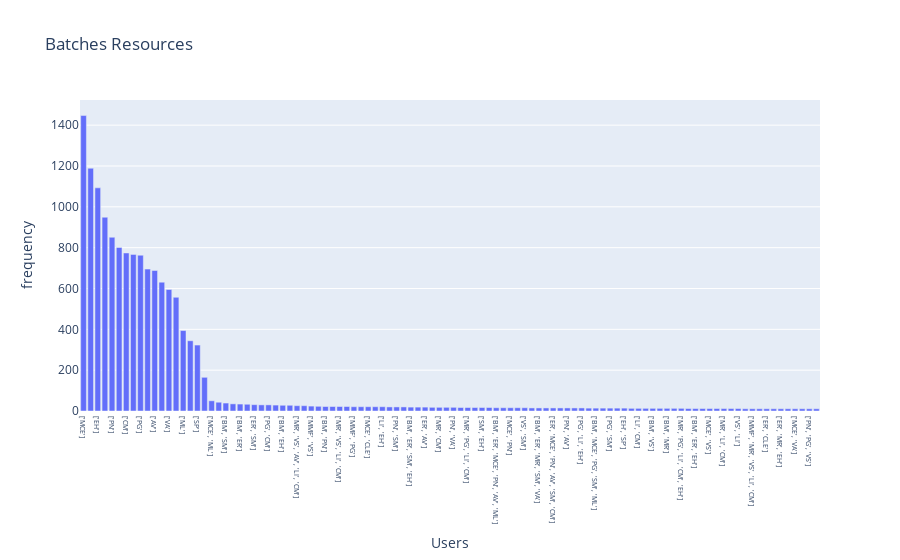

Here is the notebook cell this chart was saved with:
### Code cell
cypher_batches_users= """
MATCH (n:BatchInstance)

RETURN 
  distinct n.users, count(n) as frequency 
order by frequency desc
 """

def batches_users(uri, username, password, cypher_batches_users):
    driver = GraphDatabase.driver(uri, auth=(username, password))
    with driver.session() as session:
        result = session.run(cypher_batches_users)
        data = result.data()
        return data
    
results_cypher_batches_users = batches_users(uri, username, password, cypher_batches_users)
df_cypher_batches_users = pd.DataFrame(results_cypher_batches_users)
df_cypher_batches_users['n.users'] = df_cypher_batches_users['n.users'].astype(str)
filtered_df_cypher_batches_users = df_cypher_batches_users[df_cypher_batches_users['frequency'] > 10]

fig = px.bar(filtered_df_cypher_batches_users, x='n.users', y='frequency', 
             labels={'n.users': 'Users', 'frequency': 'frequency'},
             title='Batches Resources')

#fig.update_traces(texttemplate='%{y}', textposition='outside', textfont_size=8)

#fig.update_traces(marker_color='green')

#fig.update_layout(height=600)
#fig.update_layout(width=1200)

fig.update_layout(xaxis={'tickfont': {'size': 7}})

fig.show()

### Figure 1 — Plotly figure (JSON) as saved in the notebook; plotly's stock layout.template omitted (floating-point values rounded to 4 significant figures)
{"data": [{"alignmentgroup": "True", "hovertemplate": "Users=%{x}<br>frequency=%{y}<extra></extra>", "legendgroup": "", "marker": {"color": "#636efa", "pattern": {"shape": ""}}, "name": "", "offsetgroup": "", "orientation": "v", "showlegend": false, "textposition": "auto", "type": "bar", "x": ["['MCE']", "['ER']", "['EH']", "['BM']", "['PN']", "['SM']", "['CM']", "['LI']", "['PG']", "['MR']", "['AV']", "['MMF']", "['VA']", "['VS']", "['ML']", "['CLE']", "['SP']", "['MAA']", "['MCE', 'ML']", "['MR', 'LI']", "['BM', 'SM']", "['PN', 'PG']", "['BM', 'ER']", "['AV', 'CM']", "['ER', 'SM']", "['PN', 'VS']", "['PG', 'CM']", "['MR', 'PG', 'LI', 'EH']", "['BM', 'EH']", "['VS', 'CM']", "['MR', 'VS', 'AV', 'LI', 'CM']", "['VS', 'AV']", "['MMF', 'VS']", "['VA', 'CM']", "['BM', 'PN']", "['MR', 'LI', 'EH']", "['MR', 'VS', 'LI', 'CM']", "['PG', 'EH']", "['MMF', 'PG']", "['ER', 'MCE']", "['MCE', 'CLE']", "['PN', 'EH']", "['LI', 'EH']", "['ER', 'CM']", "['PN', 'SM']", "['AV', 'VA']", "['BM', 'ER', 'SM', 'EH']", "['BM', 'MCE']", "['ER', 'AV']", "['MMF', 'MCE', 'PN', 'PG']", "['MR', 'CM']", "['MR', 'PG', 'LI']", "['PN', 'VA']", "['ER', 'EH']", "['MR', 'PG', 'LI', 'CM']", "['PG', 'LI']", "['SM', 'EH']", "['CM', 'SP']", "['BM', 'ER', 'MCE', 'PN', 'AV', 'ML']", "['MCE', 'PN', 'VS', 'SM']", "['MCE', 'PN']", "['MR', 'PG']", "['VS', 'SM']", "['BM', 'MCE', 'PN', 'CLE', 'SM']", "['BM', 'ER', 'MR', 'SM', 'VA']", "['ER', 'SP']", "['ER', 'MCE', 'PN', 'AV', 'SM', 'CM']", "['MR', 'EH']", "['PN', 'AV']", "['PG', 'AV']", "['PG', 'LI', 'EH']", "['MMF', 'BM']", "['BM', 'MCE', 'PG', 'SM', 'ML']", "['BM', 'CLE']", "['PG', 'SM']", "['CLE', 'EH']", "['EH', 'SP']", "['SM', 'LI']", "['LI', 'CM']", "['MMF', 'CM']", "['BM', 'VS']", "['BM', 'MCE', 'PG', 'AV', 'ML']", "['BM', 'MR']", "['MCE', 'PN', 'VS', 'EH', 'SP']", "['MR', 'PG', 'LI', 'CM', 'EH']", "['MMF', 'ER', 'MCE', 'PG', 'SM', 'SP']", "['BM', 'ER', 'EH']", "['MCE', 'PG']", "['MCE', 'VS']", "['MCE', 'SM']", "['MR', 'LI', 'CM']", "['MR', 'AV']", "['VS', 'LI']", "['MMF', 'ER', 'PN', 'AV', 'CM']", "['MMF', 'MR', 'VS', 'LI', 'CM']", "['BM', 'PG']", "['ER', 'CLE']", "['ER', 'LI', 'EH']", "['ER', 'MR', 'EH']", "['MCE', 'PN', 'VS', 'SM', 'EH', 'SP']", "['MCE', 'VA']", "['PN', 'SP']", "['PN', 'PG', 'VS']", "['CLE', 'CM']"], "xaxis": "x", "y": [1447, 1189, 1093, 949, 851, 801, 774, 767, 763, 695, 688, 631, 595, 557, 394, 344, 323, 165, 50, 43, 39, 35, 34, 33, 31, 30, 30, 29, 28, 28, 26, 26, 24, 23, 22, 22, 22, 22, 21, 21, 21, 21, 21, 20, 20, 20, 19, 19, 19, 18, 18, 18, 18, 17, 17, 17, 17, 17, 16, 16, 16, 16, 16, 15, 15, 15, 15, 15, 15, 15, 15, 14, 14, 14, 14, 14, 14, 13, 13, 13, 13, 13, 13, 13, 13, 12, 12, 12, 12, 12, 12, 12, 12, 11, 11, 11, 11, 11, 11, 11, 11, 11, 11, 11], "yaxis": "y"}], "layout": {"barmode": "relative", "legend": {"tracegroupgap": 0}, "title": {"text": "Batches Resources"}, "xaxis": {"anchor": "y", "domain": [0, 1], "tickfont": {"size": 7}, "title": {"text": "Users"}}, "yaxis": {"anchor": "x", "domain": [0, 1], "title": {"text": "frequency"}}}}
